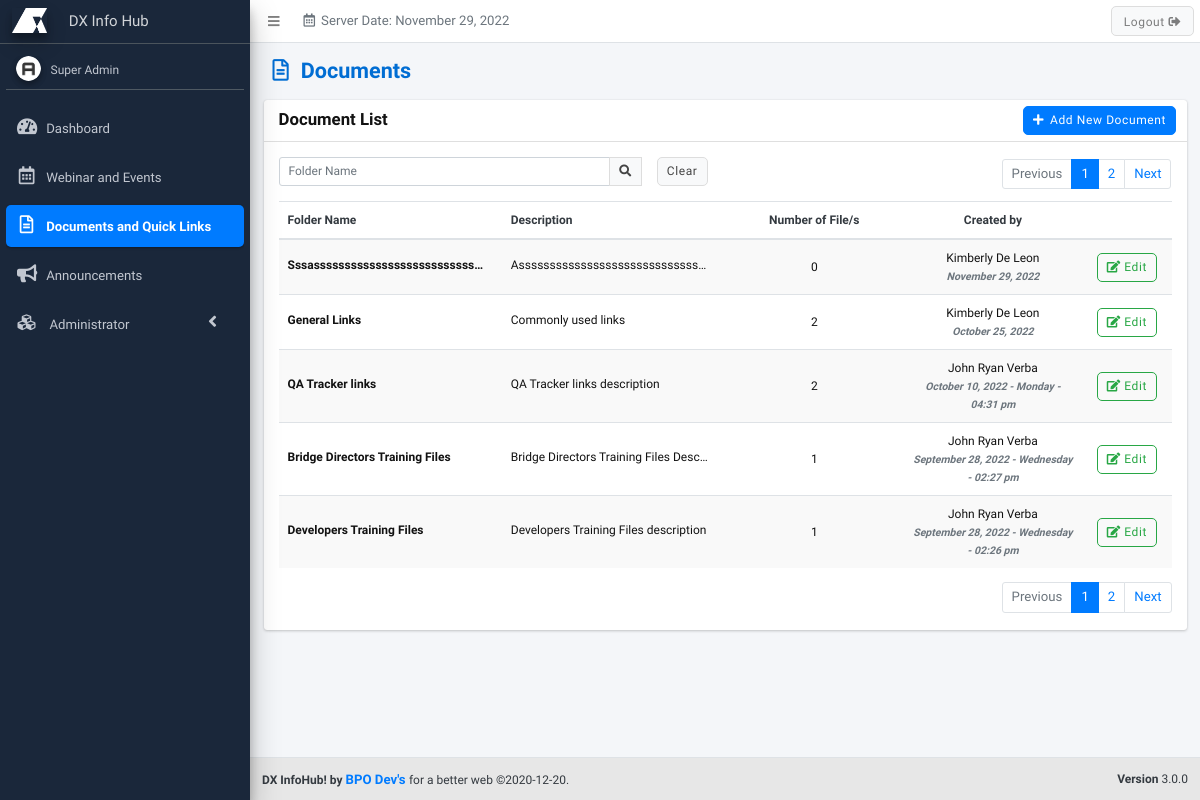
The page /pages/documents/index.php (signed in) on the database its author committed.
### tables this page shows
CREATE TABLE `documents` (
  `id` int(255) UNSIGNED NOT NULL,
  `user_id` int(255) NOT NULL DEFAULT 0,
  `document_name` varchar(255) NOT NULL DEFAULT '',
  `document_description` varchar(255) NOT NULL DEFAULT '',
  `date_created` varchar(255) NOT NULL DEFAULT '',
  `date_edited` varchar(255) NOT NULL DEFAULT '',
  `document_status` int(1) NOT NULL DEFAULT 0,
  `temp_del` int(1) NOT NULL DEFAULT 0,
  `timestamp` timestamp NOT NULL DEFAULT current_timestamp() ON UPDATE current_timestamp()
);

CREATE TABLE `users` (
  `user_id` bigint(20) NOT NULL,
  `user_employee_id` varchar(50) NOT NULL DEFAULT '',
  `user_email` varchar(100) NOT NULL DEFAULT '',
  `user_password` varchar(200) NOT NULL DEFAULT '',
  `user_firstname` varchar(100) NOT NULL DEFAULT '',
  `user_middlename` varchar(100) NOT NULL DEFAULT '',
  `user_lastname` varchar(100) NOT NULL DEFAULT '',
  `user_nickname` varchar(50) NOT NULL DEFAULT '',
  `user_photo` varchar(100) NOT NULL DEFAULT '',
  `role_ids` varchar(1000) NOT NULL DEFAULT ',',
  `permissions` varchar(1000) NOT NULL DEFAULT ',',
  `user_position` int(11) NOT NULL DEFAULT 0,
  `user_level` int(11) NOT NULL DEFAULT 1,
  `user_gender` varchar(100) NOT NULL,
  `user_mobile` varchar(50) NOT NULL DEFAULT '',
  `team_id` bigint(20) NOT NULL DEFAULT 0,
  `user_hiredate` int(11) NOT NULL DEFAULT 0,
  `user_enddate` int(11) NOT NULL DEFAULT 0,
  `user_mantra_in_life` varchar(300) NOT NULL,
  `user_skills` varchar(300) NOT NULL,
  `starting_date` int(11) NOT NULL DEFAULT 0,
  `data_per_page` int(11) NOT NULL DEFAULT 20,
  `user_last_login` int(11) NOT NULL DEFAULT 0,
  `user_log_attempts` int(11) DEFAULT NULL,
  `lockout_timestamp` datetime DEFAULT NULL,
  `user_status` float NOT NULL DEFAULT 0,
  `temp_del` int(11) NOT NULL DEFAULT 0,
  `user_certificate` varchar(255) DEFAULT NULL
);

### includes/functions.php (called while the page is built, shortened)
<?php
function renderLang($lang_arr) {
	if(isset($lang_arr[$GLOBALS['default_lang_idx']])) {
		if($lang_arr[$GLOBALS['default_lang_idx']] != '') {
			$return = $lang_arr[$GLOBALS['default_lang_idx']];
		} else {
			$return = $lang_arr[0];
		}
	} else {
		$return = $lang_arr[0];
	}
	return $return;
}
function checkSession() {
	$r = 0;
	if(isset($_SESSION['sys_id'])) {
		$r = 1;
	}
	return $r;
}
function checkPermission($permission) {
	$r = 0;
	if(in_array($permission,$_SESSION['sys_permissions'])) {
		$r = 1;
	}
	return $r;
}
function encryptID($id,$module = '') {
	return processIDEncryption($id,'encrypt',$module);
}
function processIDEncryption($id,$action,$module) {
	$charBank_arr = array('_q','i','_B','l','_a','M','f','u','_g','O','h','9','V','W','F','s','6','K','P','_b','8','_r','X','3','Y','2','N','d','q','_S','j','_L','_R','p','Z','E','5','e','x','A','_k','_I','g','_Q','_G','J','G','_j','_J','b','_c','o','_E','_p','m','1','_i','_K','_o','B','I','S','_l','_H','0','_n','Q','y','_D','a','H','n','L','_C','D','t','k','_P','R','_e','_s','_M','z','_d','c','_A','_m','w','v','_h','_N','U','_O','T','C','7','_F','r','_f','4');
	$output = '';
	if($action == 'encrypt') {
		$epoch_time = substr(time() * rand(1,100),0,10);
		$dynamic_val = '';
		$dynamic_val .= $charBank_arr[($epoch_time[0].$epoch_time[1])*1];
		$dynamic_val .= $charBank_arr[($epoch_time[2].$epoch_time[3])*1];
		$dynamic_val .= $charBank_arr[($epoch_time[4].$epoch_time[5])*1];
		$dynamic_val .= $charBank_arr[($epoch_time[6].$epoch_time[7])*1];
		$dynamic_val .= $charBank_arr[($epoch_time[8].$epoch_time[9])*1];
		$secret_key = $dynamic_val;
	}
	$encrypt_method = "AES-256-CBC";
	$key = hash('sha256',$secret_key);
	if($module == '') {
		$module = $GLOBALS['page'];
	}
	$iv = substr(hash('sha256',$module),0,16);
	if($action == 'encrypt') {
		$output = base64_encode(openssl_encrypt($id,$encrypt_method,$key,0,$iv)).$dynamic_val;
	} else {
		$id = str_replace($secret_key,'',$id);
		$output = openssl_decrypt(base64_decode($id),$encrypt_method,$key,0,$iv);
	}
	return $output;
}
function getTable($sql_table) {
	$r = array();
	$sql = $GLOBALS['pdo']->prepare("SELECT * FROM ".$sql_table);
	$sql->execute();
	while($data = $sql->fetch(PDO::FETCH_ASSOC)) {
		array_push($r,$data);
	}
	return $r;
}
?>

### includes/lang/documents.php (called while the page is built, shortened)
<?php
$documents = array(
	'Documents',
	''
);
$document_list = array(
	'Document List',
	''
);
$document_edit = array(
	'Edit Document',
	''
);
$document_name_label = array(
	'Folder Name',
	''
);
$document_description_label = array(
	'Description',
	''
);
$document_file_count = array(
	'Number of File/s',
	''
);
$created_by = array(
	'Created by',
	''
);
$document_add_document = array(
	'Add New Document'
);
?>

### includes/common/set-search.php (called while the page is built, shortened)
<?php
$where = '';
if(isset($keywords_arr)) {
	foreach($keywords_arr as $keyword) {
		$keyword = str_replace("'","''",$keyword);
		if($where == '') {
			foreach($fields_arr as $field) {
				if($where == '') {
					$where .= " WHERE ".$field." LIKE '%".$keyword."%' AND temp_del = 0";
				} else {
					$where .= " OR ".$field." LIKE '%".$keyword."%' AND temp_del = 0";
				}
			}
		} else {
			foreach($fields_arr as $field) {
				$where .= " OR ".$field." LIKE '%".$keyword."%' AND temp_del = 0";
			}
		}
	}
} else {
	if($where == '' && $page != 'system-log') {
		 $where = " WHERE temp_del=0";
	}
}
?>

### includes/common/set-pagination.php (called while the page is built, shortened)
<?php
$numrows = 5;
$page_ctr = 1;
$sql_start = abs($numrows * ((int)$page_ctr-1));
?>

### includes/lang/webinar-events.php (called while the page is built, shortened)
<?php
$edit = array(
	'Edit',
	''
);
?>

### pages/documents/index.php (the view, shortened to what this page needs)
<?php
require($_SERVER['DOCUMENT_ROOT'].'/includes/config.php');
if(checkSession()) {
	if(checkPermission('documents')) {
		$page = 'documents';
		$fields_arr = array('document_name');
		require($_SERVER['DOCUMENT_ROOT'].'/includes/common/set-search.php');
		require($_SERVER['DOCUMENT_ROOT'].'/includes/common/set-pagination.php');
		$users_arr = getTable('users');
?>
<!DOCTYPE html>
<html>
<head>
	<link href="/assets/css/documents.css" rel="stylesheet" />
	<?php require($_SERVER['DOCUMENT_ROOT'].'/includes/common/links.php'); ?>
</head>
<body class="hold-transition sidebar-mini layout-fixed">
	<div class="wrapper">
		<?php
		require($_SERVER['DOCUMENT_ROOT'].'/includes/common/child-header.php');
		require($_SERVER['DOCUMENT_ROOT'].'/includes/common/child-sidebar.php');
		?>
		<div class="content-wrapper">
			<section class="content-header">
				<div class="container-fluid">
					<div class="row mb-2">
						<div class="col-sm-6">
							<h1><i class="far fa-file-alt mr-3"></i><?php echo renderLang($documents); ?></h1>
						</div>
					</div>
				</div>
			</section>
			<section class="content">
				<div class="container-fluid">
					<div class="card">
						<div class="card-header">
							<h3 class="card-title"><?php echo renderLang($document_list); ?></h3>
							<div class="card-tools">
								<button type="button" class="btn btn-primary mr-1" data-toggle="modal" data-target="#add_document_modal">
									<i class="fa fa-plus mr-2"></i><?php echo renderLang($document_add_document); ?>
								</button>
							</div>
						</div>
						<div class="card-body">
							<?php require($_SERVER['DOCUMENT_ROOT'].'/includes/common/search-and-pagination.php'); ?>
							<div class="table-responsive">
								<table id="table-data" class="table table-striped table-hover">
									<thead>
										<tr class="text-dark">
											<th style="width: 25%"><?php echo renderLang($document_name_label); ?></th>
											<th style="width: 25%"><?php echo renderLang($document_description_label); ?></th>
											<th class="text-center" style="width: 20%"><?php echo renderLang($document_file_count); ?></th>
											<th class="text-center" style="width: 20%"><?php echo renderLang($created_by); ?></th>
											<th style="width: 10%"></th>
										</tr>
									</thead>
									<tbody>
										<?php
											$sql = $pdo->prepare("SELECT * FROM documents ".$where." ORDER BY id DESC LIMIT ".$sql_start.",".$numrows);
											$sql->execute();
											while($data = $sql->fetch(PDO::FETCH_ASSOC)) {
											$document_id = encryptID($data['id']);
												$count =  $pdo->prepare("SELECT * FROM `files` WHERE `document_id` = ".$data['id']);
												$count->execute();
												$total_data_count = $count->rowCount();
											?>
											<tr>
												<td class="align-middle">
													<span class="font-weight-bold d-inline-block text-truncate" style="max-width: 200px;"><?php echo $data['document_name'] ?></span>
												</td>
												<td class="align-middle">
													<span class="d-inline-block text-truncate" style="max-width: 200px;"><?php echo $data['document_description'] ?></span>
												</td>
												<td class="align-middle text-center"><?php echo $total_data_count ?></td>
												<td class="align-middle text-center">
													<?php
													foreach($users_arr as $user) {
														if($user['user_id'] == $data['user_id']) {
															echo $user['user_firstname'].' '.$user['user_lastname'];
															break;
														}
													}
												 	?>
												<br><em class="text-secondary font-weight-bold text-sm"><?php echo $data['date_created'] ?></em></td>
												<td class="align-middle text-center">
													<?php
													if(checkPermission('document-edit')) {
														echo '<a href="/edit-document/'.$document_id.'" class="btn btn-outline-success btn-s" title="'.renderLang($document_edit).'"><i class="fas fa-edit"></i> '.renderLang($edit).' </a>';
													}
													?>
												</td>
											</tr>
										<?php } ?>
									</tbody>
								</table>
							</div>
							<?php require($_SERVER['DOCUMENT_ROOT'].'/includes/common/pagination-bottom.php'); ?>
						</div>
					</div>
				</div>
			</section>
		</div>
		<?php require($_SERVER['DOCUMENT_ROOT'].'/includes/common/child-footer.php'); ?>
	</div>
</body>
</html>
<?php
	} else {
		$_SESSION['sys_permission_err'] = renderLang($permission_message_1);
		header('location: /dashboard');
	}
} else {
	$_SESSION['sys_login_err'] = renderLang($login_msg_err_4);
	header('location: /login');
}
?>

### assets/css/common.css (style rules this page uses)
html { font-size: 12px; }
.content-wrapper { padding-bottom: 2.5rem; }
.card-header > .card-tools { margin-top: -.25rem; margin-bottom: -.25rem; }
.card-title { font-size: 1.4rem; }
.content-header { padding: 15px 15px 10px; }
.table-striped tbody tr:nth-of-type(odd) { background: rgba(0,0,0,0.025); }

### assets/css/style.css (style rules this page uses)
:root { --blue: #006DD3; --gray: #E7E7E7; --dark-gray: #606060; --white: #fff; --black: #121212; }
body p, a { font-size: 1.1rem; }
.btn { border-radius: 5px; letter-spacing: 0.05rem; }
.btn .fa { margin-right: 10px; }
@media (min-width: 1200px) { .h1, .h2, .h3, .h4, .h5, .h6, h1, h2, h3, h4, h5, h6 { font-weight: bold !important; text-transform: none; } }
@media (min-width: 1200px) { body { font-family: 'Inter Tight', sans-serif; color: var(--black); height: 100%; font-size: 1rem; } }
@media (min-width: 1200px) { * { box-sizing: border-box; } }
@media (min-width: 1200px) { [class*="col-"] { float: left; } }
@media (min-width: 1200px) { h1 { font-weight: 700; color: var(--blue);; } }
[class*="col-"] { width: 100%; }

### rows shown on the page
documents: document_name "Sssassssssssssssssssssssssssss…", document_description "Asssssssssssssssssssssssssssss…", total_data_count "0", date_created "November 29, 2022"
users: user_firstname "Kimberly", user_lastname "De Leon"
documents: document_name "General Links", document_description "Commonly used links", total_data_count "2", date_created "October 25, 2022"
documents: document_name "QA Tracker links", document_description "QA Tracker links description", total_data_count "2", date_created "October 10, 2022 - Monday - 04:31 pm"
users: user_firstname "John Ryan", user_lastname "Verba"
documents: document_name "Bridge Directors Training Files", document_description "Bridge Directors Training Files Desc…", total_data_count "1", date_created "September 28, 2022 - Wednesday - 02:27 pm"
documents: document_name "Developers Training Files", document_description "Developers Training Files description", total_data_count "1", date_created "September 28, 2022 - Wednesday - 02:26 pm"

### other values the page prints
renderLang($header_server_date) "Server Date:"
$_SESSION['sys_fullname'] "Super Admin"
renderLang($documents) "Documents"
renderLang($document_list) "Document List"
renderLang($document_add_document) "Add New Document"
renderLang($btn_clear) "Clear"
renderLang($btn_previous) "Previous"
renderLang($btn_next) "Next"
renderLang($document_name_label) "Folder Name"
renderLang($document_description_label) "Description"
renderLang($document_file_count) "Number of File/s"
renderLang($created_by) "Created by"
renderLang($sitename) "DX InfoHub!"
